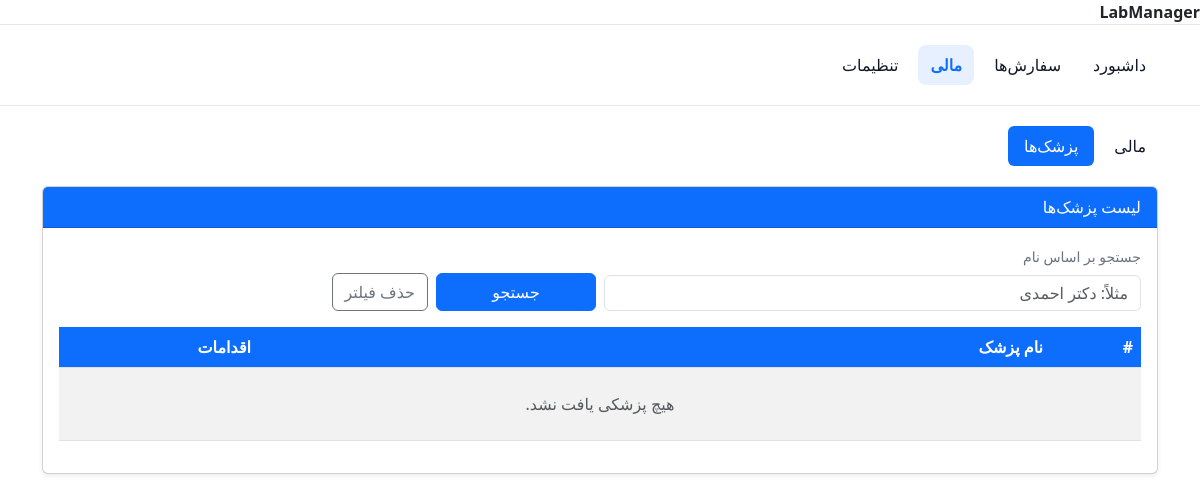
/billing/doctors/ (signed in), run on an earlier commit of the app's database.
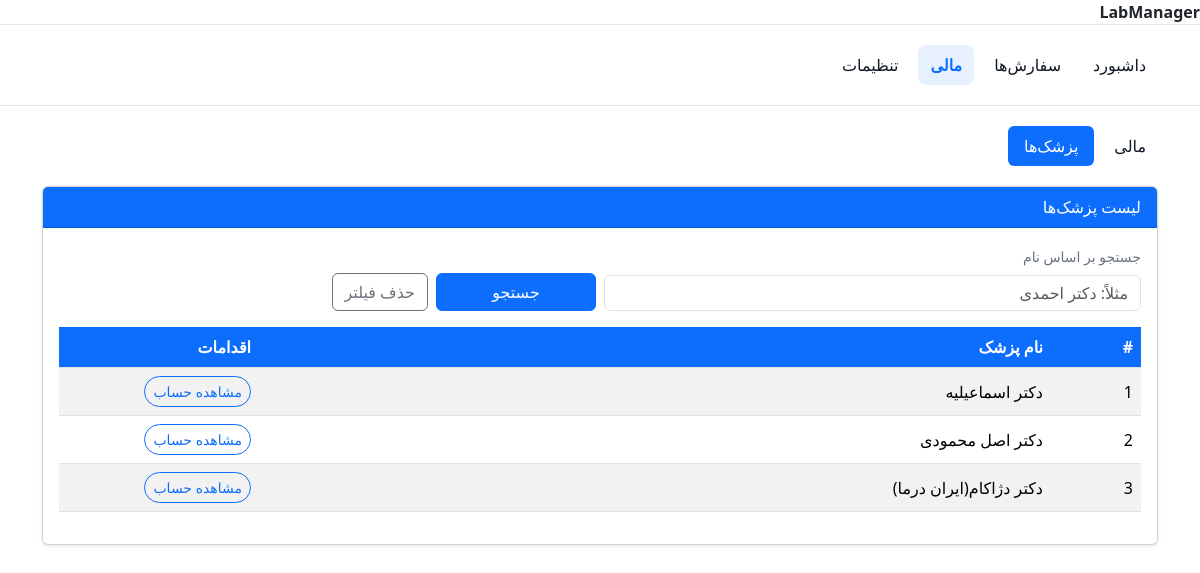
And on a later commit of the database.
### core/models.py (models this page shows, shortened)
class Doctor(models.Model):
    name   = models.CharField(max_length=120, unique=True, verbose_name="نام دکتر/مطب")
    clinic = models.CharField(max_length=150, blank=True, verbose_name="کلینیک/آدرس کوتاه")
    phone  = models.CharField(max_length=50, blank=True, verbose_name="تلفن")
    code   = models.CharField(max_length=30, blank=True, verbose_name="کد داخلی/ارجاع")
    created_at = models.DateTimeField(auto_now_add=True)
    updated_at = models.DateTimeField(auto_now=True)
    class Meta:
        verbose_name = "دکتر"
        verbose_name_plural = "دکترها"
        ordering = ["name"]

### billing/views.py (the view)
# urls.py: path("doctors/", DoctorListView.as_view(), name="doctor_list"),
@method_decorator(login_required, name='dispatch')
class DoctorListView(View):
    def get(self, request: HttpRequest) -> HttpResponse:
        from core.models import Doctor
        q = (request.GET.get('q') or '').strip()
        qs = Doctor.objects.all().order_by('name')
        if q:
            qs = qs.filter(Q(name__icontains=q))
        doctors = list(qs)
        ctx = {
            "doctors": doctors,
            "q": q,
        }
        return render(request, "billing/doctor_list.html", ctx)

### billing/templates/billing/doctor_list.html (shortened to what this page needs)
{% extends "base_user_panel.html" %}
{% block head_extra %}
  <link href="https://cdn.jsdelivr.net/npm/bootstrap@5.3.2/dist/css/bootstrap.min.css" rel="stylesheet">
{% endblock %}
{% block subtabs %}
  <ul class="nav nav-pills mb-3">
    <li class="nav-item"><a class="nav-link" href="{% url 'billing:financial_home' %}">مالی</a></li>
    <li class="nav-item"><span class="nav-link active">پزشک‌ها</span></li>
  </ul>
{% endblock %}
{% block content %}
  <div class="card shadow-sm">
    <div class="card-header bg-primary text-white">لیست پزشک‌ها</div>
    <div class="card-body">
      <form method="get" class="row g-2 align-items-end filter mb-3">
        <div class="col-md-6">
          <label class="form-label small">جستجو بر اساس نام</label>
          <input type="text" name="q" value="{{ q }}" class="form-control" placeholder="مثلاً: دکتر احمدی">
        </div>
        <div class="col-md-3 d-flex gap-2">
          <button class="btn btn-primary flex-grow-1">جستجو</button>
          <a class="btn btn-outline-secondary" href="{% url 'billing:doctor_list' %}">حذف فیلتر</a>
        </div>
      </form>
      <div class="table-responsive">
        <table class="table table-striped table-hover align-middle">
          <thead>
            <tr>
              <th style="width:90px;">#</th>
              <th>نام پزشک</th>
              <th style="width:200px;">اقدامات</th>
            </tr>
          </thead>
          <tbody>
            {% if doctors %}
              {% for d in doctors %}
                <tr>
                  <td>{{ forloop.counter }}</td>
                  <td>{{ d.name|default:"—" }}</td>
                  <td>
                    <a class="btn btn-sm btn-outline-primary btn-chip"
                       href="{% url 'billing:doctor_account' d.id %}">
                      مشاهده حساب
                    </a>
                  </td>
                </tr>
              {% endfor %}
            {% else %}
              <tr>
                <td colspan="3" class="text-center text-muted py-4">هیچ پزشکی یافت نشد.</td>
              </tr>
            {% endif %}
          </tbody>
        </table>
      </div>
    </div>
  </div>
{% endblock %}

What changed in the data, as far as the page shows it:
added Doctor: name "دکتر اسماعیلیه"
added Doctor: name "دکتر اصل محمودی"
added Doctor: name "دکتر دژاکام(ایران درما)"
Also different on the page:
text no longer shown: "هیچ پزشکی یافت نشد."
